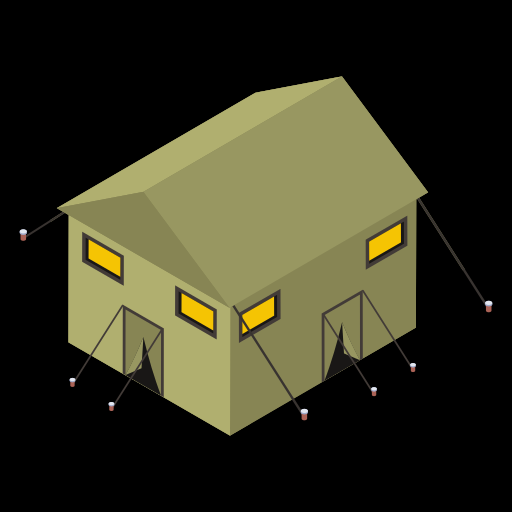
%> input picture 6186627.png, 512 x 512 px
$ octave --eval "result = LoadImageHome;"   (GNU Octave 9; MATLAB toolbox functions it lacks are replaced by stand-ins)
%> lines starting %> are read from the running program, lines starting %| are printed output that depends on the picture
function [v_ImageHome,v_AlphaHome]=LoadImageHome()

[v_ImageHome, ~, v_AlphaHome]	= imread('6186627.png');
%> v_ImageHome is the input picture: size 512x512x3 uint8; mean R, G, B 51.8, 50.7, 31.6
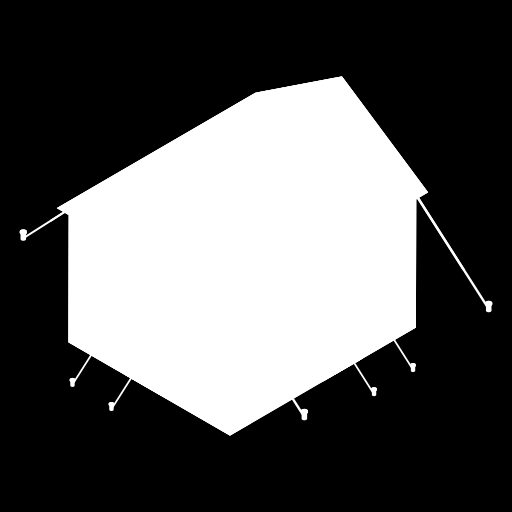
%> v_AlphaHome: size 512x512 uint8; min 0, max 255, mean 88.7
v_ImageHome = imresize(v_ImageHome, [180 100], 'lanczos3' );
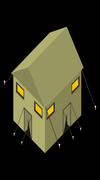
%> v_ImageHome: size 180x100x3 uint8; mean R, G, B 51.9, 50.9, 31.7
v_AlphaHome = imresize(v_AlphaHome, [180 100], 'lanczos3' );
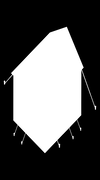
%> v_AlphaHome: size 180x100 uint8; min 0, max 255, mean 88.8

$ run again, with Battleship.png copied over 6186627.png
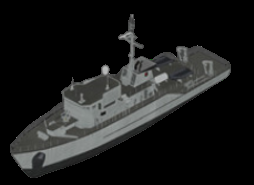
%> input picture Battleship.png, 254 x 185 px
%> in LoadImageHome, v_ImageHome is the input picture: size 185x254x3 uint8; mean R, G, B 27.3, 28, 27.4
%> in LoadImageHome, `v_ImageHome = imresize(v_ImageHome, [180 100], 'lanczos3' );`:
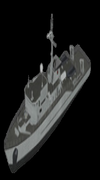
%> v_ImageHome: size 180x100x3 uint8; mean R, G, B 27.4, 28, 27.5
%> in LoadImageHome, `v_AlphaHome = imresize(v_AlphaHome, [180 100], 'lanczos3' );`:
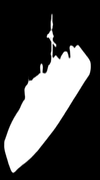
%> v_AlphaHome: size 180x100 uint8; min 0, max 255, mean 71.7
